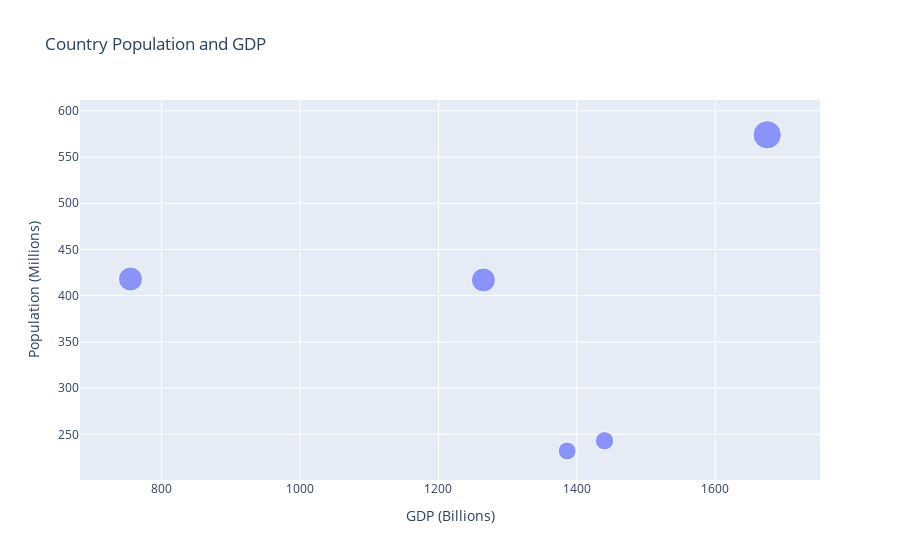

This figure's notebook cell:
### Code cell
#5.. Using the given dataset, create a bubble chart to represent each country's population (y-axis), GDP (xaxis), and bubble size proportional to the population.
# Set seed for reproducibility
np.random.seed(25)

# Generate dataset
data = {
    'Country': ['USA', 'Canada', 'UK', 'Germany', 'France'],
    'Population': np.random.randint(100, 1000, 5),
    'GDP': np.random.randint(500, 2000, 5)
}

# Convert to DataFrame
df = pd.DataFrame(data)

# Create bubble chart
fig = px.scatter(df, x='GDP', y='Population', 
                 size='Population', hover_name='Country',
                 title='Country Population and GDP')
# Update plot layout
fig.update_layout(
    xaxis_title='GDP (Billions)',
    yaxis_title='Population (Millions)'
)

# Show plot
fig.show()

### Figure 1 — Plotly figure (JSON) as saved in the notebook; plotly's stock layout.template omitted (floating-point values rounded to 4 significant figures)
{"data": [{"hovertemplate": "<b>%{hovertext}</b><br><br>GDP=%{x}<br>Population=%{marker.size}<extra></extra>", "hovertext": ["USA", "Canada", "UK", "Germany", "France"], "legendgroup": "", "marker": {"color": "#636efa", "size": [232, 418, 574, 243, 417], "sizemode": "area", "sizeref": 1.435, "symbol": "circle"}, "mode": "markers", "name": "", "orientation": "v", "showlegend": false, "type": "scatter", "x": [1386, 755, 1675, 1440, 1265], "xaxis": "x", "y": [232, 418, 574, 243, 417], "yaxis": "y"}], "layout": {"autosize": true, "legend": {"itemsizing": "constant", "tracegroupgap": 0}, "title": {"text": "Country Population and GDP"}, "xaxis": {"anchor": "y", "autorange": true, "domain": [0, 1], "range": [682.6, 1751.0], "title": {"text": "GDP (Billions)"}, "type": "linear"}, "yaxis": {"anchor": "x", "autorange": true, "domain": [0, 1], "range": [184.1, 636.3], "title": {"text": "Population (Millions)"}, "type": "linear"}}}
